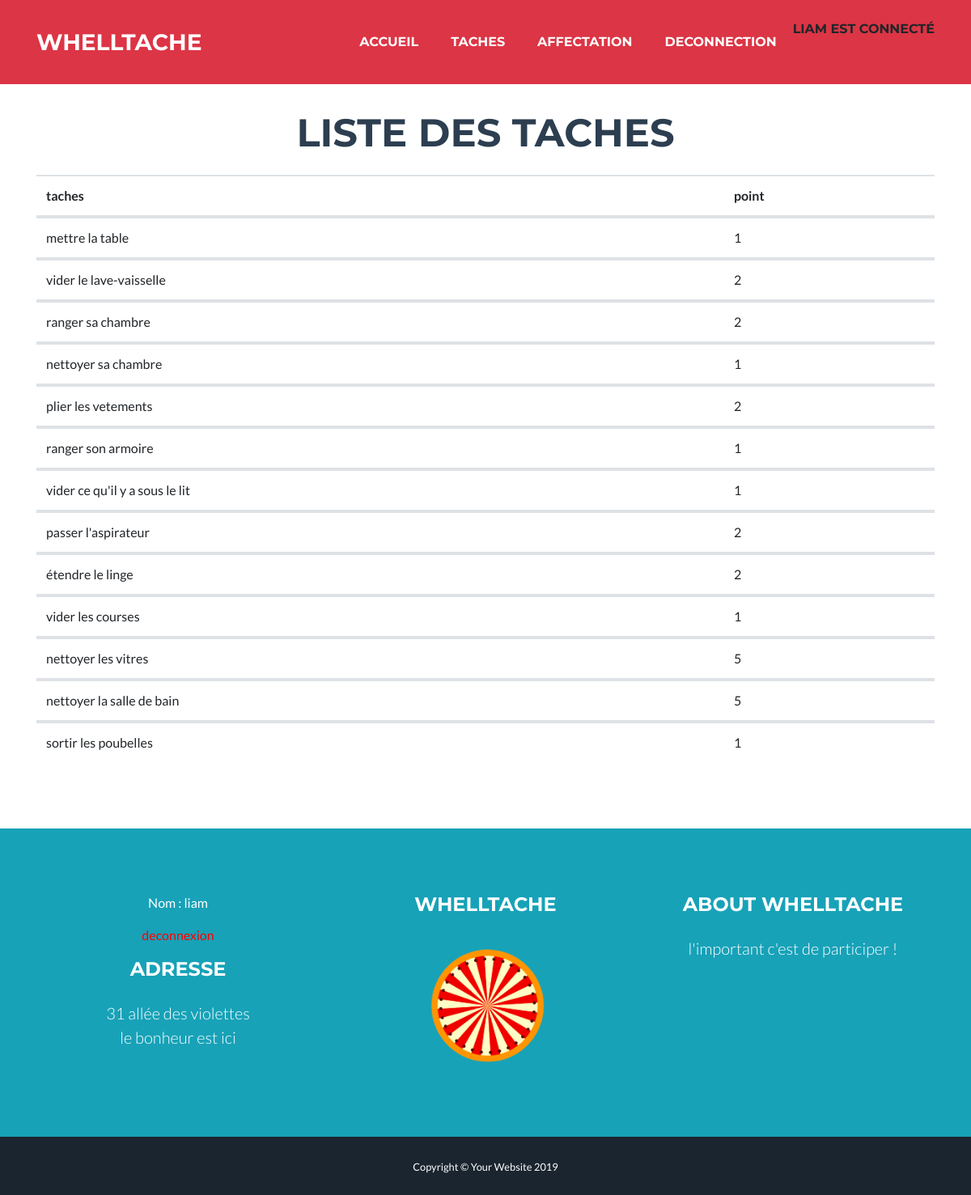
/index.php?page=tache (signed in), run on the app's committed database.
### tables this page shows
CREATE TABLE `tache` (
  `id` bigint(20) NOT NULL,
  `libelle` varchar(255) NOT NULL,
  `points` int(11) NOT NULL
);

### pages/tache.php (the view)
<section class="page-section portfolio" id="portfolio">
    <div class="container">
        <?php
        $sql = "SELECT * FROM tache ";
        $statement = $dbh->prepare($sql);
        $resultat = $statement->execute();
        $taches = $statement->fetchAll();
        ?>
        <h2 class="page-section-heading text-center text-uppercase text-secondary p-4">LISTE DES TACHES</h2>
        <table class="table">
            <thead >
            <tr>
                <th>taches</th>
                <th>point</th>
            </tr>
            </thead>
            <?php foreach($taches as $tache) { ?>
            <tbody>
            <tr>
                <td><?php echo $tache['libelle']; ?></td>
                <td><?php echo $tache['points']; ?></td>
                <?php } ?>
            </tr>
            </tbody>
        </table>
    </div>
</section>

### data on the page
tache: libelle "mettre la table", points "1"
tache: libelle "vider le lave-vaisselle", points "2"
tache: libelle "ranger sa chambre", points "2"
tache: libelle "nettoyer sa chambre", points "1"
tache: libelle "plier les vetements", points "2"
tache: libelle "ranger son armoire", points "1"
tache: libelle "vider ce qu'il y a sous le lit", points "1"
tache: libelle "passer l'aspirateur", points "2"
tache: libelle "étendre le linge", points "2"
tache: libelle "vider les courses", points "1"
tache: libelle "nettoyer les vitres", points "5"
tache: libelle "nettoyer la salle de bain", points "5"
tache: libelle "sortir les poubelles", points "1"

### other printed values
$_SESSION["userConnected"]["nom"] "LIAM"
$_SESSION["userConnected"]["nom"] "liam"
